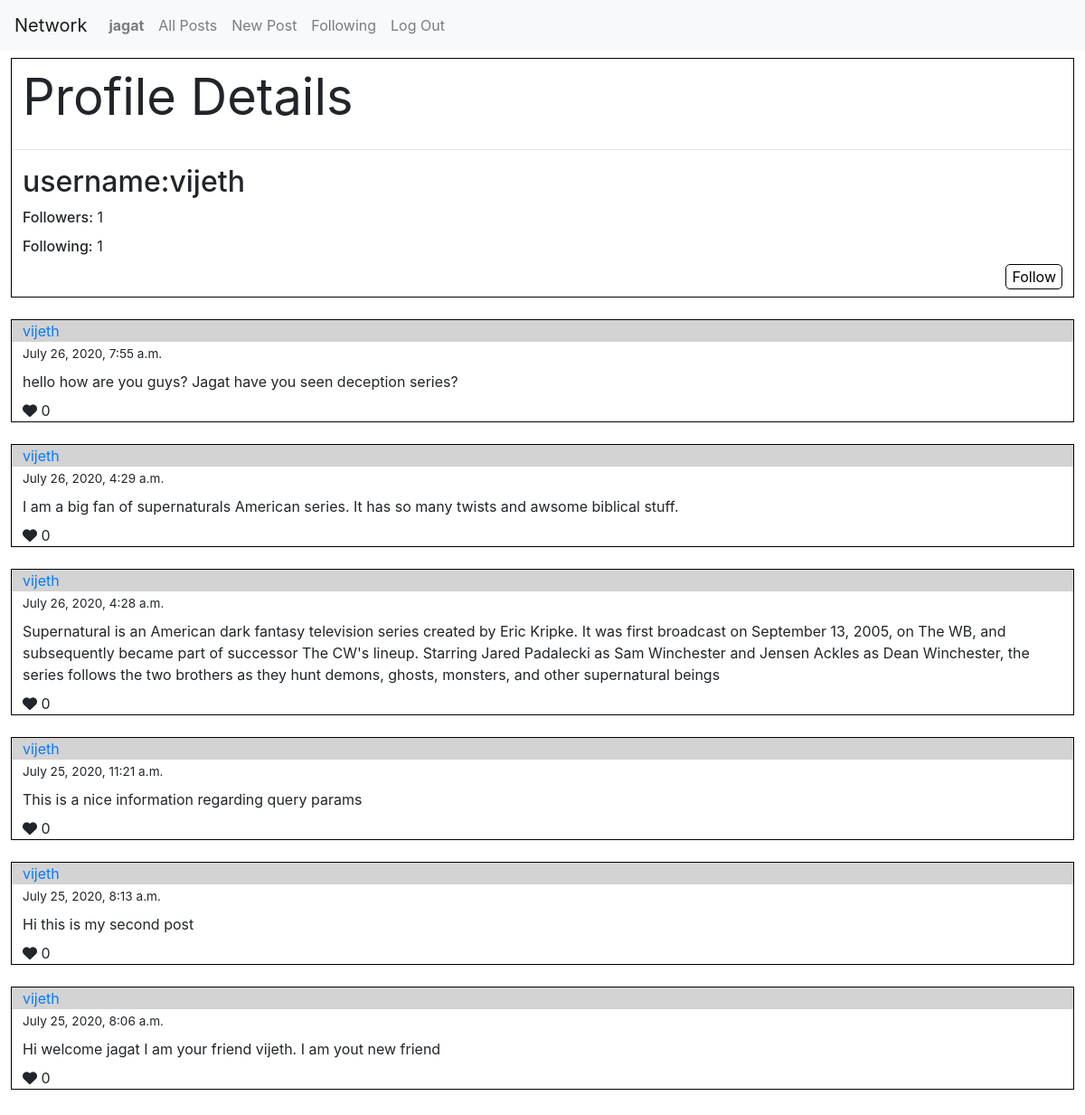
/posts/1 (signed in), run on the app's committed database.
### network/models.py (models this page shows, shortened)
class User(AbstractUser):
    pass
    followers = models.CharField(max_length=5000,default="")
    following = models.CharField(max_length=5000,default="")
    def countOfFollowers(self):
        return len(list(filter(None, self.followers.split(","))))
    def countOfFollowing(self):
        return len(list(filter(None,self.following.split(","))))

class Post(models.Model):
    text = models.CharField(max_length=5000)
    createdDate = models.DateTimeField()
    likes = models.IntegerField()
    likedpeople = models.CharField(max_length=5000,default="")
    user = models.ForeignKey(User, on_delete=models.CASCADE)

### network/views.py (the view)
# urls.py: path("posts/<str:username>",views.userprofile,name="userprofile"),
def userprofile(request,username):
    pages = Paginator(Post.objects.filter(user = username).order_by("-createdDate").all(),10)
    pageno = request.GET.get('page')
    if pageno is not None:
        posts= pages.get_page(pageno)
    else:
        posts = pages.get_page(1)
    return render(request,"network/index.html",{"posts":posts,"profile":posts[0].user})

### network/templates/network/index.html (shortened to what this page needs)
{% extends "network/layout.html" %}
{% load static %}
{% block body %}
    {% if profile.username %}
        <div style="width: 98%;
    border: 1px solid black;
    margin-top: 1vh;
    margin-bottom: 3vh;
    margin-left: 1vw;
    margin-right: 1vw;">
        <div style="font-size:7vh;padding-left:1vw">Profile Details</div>
        <hr>
        <h2 style = "padding-left:1vw">username:{{profile.username}}</h2>
        <label style="font-weight:500;padding-left:1vw">Followers:</label> <span> {{profile.countOfFollowers}}</span>
        <br>
        <label style="font-weight:500;padding-left:1vw">Following:</label> <span> {{profile.countOfFollowing}}</span>
        {% if user.is_authenticated %}
            {% if profile.username != user.username %}
                <div style="text-align:end">
                {% if user.username in  profile.followers%}
                    <button style="background-color:white;border:1px solid black;margin-right: 1vw;border-radius: 5px;margin-bottom: 1vh;" onclick="addOrRemoveFollowers('{{profile.username}}','unfollow')">UnFollow</button>
                {% else %}
                    <button style="background-color:white;border:1px solid black;margin-right: 1vw;border-radius: 5px;margin-bottom: 1vh;" onclick="addOrRemoveFollowers('{{profile.username}}','follow')">Follow</button>
                {% endif %}
                </div>
            {% endif %}
        {% endif %}
    </div>
    {% endif %}
    {% for  post in posts %}
        <div style="width: 98%;
    border: 1px solid black;
    margin-top: 1vh;
    margin-bottom: 3vh;
    margin-left: 1vw;
    margin-right: 1vw;">
            <div style="background-color: lightgrey;padding-left:1vw">
                <a href="/posts/{{post.user.id}}">{{post.user.username}}</a>
            </div>
            <span style="font-size:85%;padding-left:1vw;">{{post.createdDate}}</span>
            <br>
            <p style="padding-left: 1vw;padding-top: 1vh;margin-bottom: 1vh;" id="display{{post.id}}">{{post.text}}</p>
            {% if user.is_authenticated %}
                {% if request.user.username ==  post.user.username%}
                    <button style="background-color:white;border:1px solid black;margin-left: 1vw;border-radius: 5px;margin-bottom: 1vh;" id="edit{{post.id}}" onclick="displayedit({{post.id}})">Edit</button>
                {% else %}
                    {% if post.likes > 0 %}
                        <i id="likebutton{{post.id}}" style="padding-left:1vw;color:red" class="fa fa-heart" aria-hidden="true" onclick="increaselikes({{post.id}})"> </i> <span> {{post.likes}}</span>
                    {% else %}
                        <i id="likebutton{{post.id}}" style="padding-left:1vw" class="fa fa-heart" aria-hidden="true" onclick="increaselikes({{post.id}})"> </i> <span> {{post.likes}}</span>
                    {% endif %}
                {% endif %}
            {% else %}
                <span style="padding-left:1vw">likes : {{post.likes}}</span>
            {% endif %}
        </div>
    {% endfor %}
{% endblock %}

### network/templates/network/layout.html (shortened to what this page needs)
{% load static %}
<!DOCTYPE html>
<html lang="en">
    <head>
        <link rel="stylesheet" href="https://stackpath.bootstrapcdn.com/bootstrap/4.4.1/css/bootstrap.min.css">
        <link rel="stylesheet" href="https://cdnjs.cloudflare.com/ajax/libs/font-awesome/4.7.0/css/font-awesome.min.css">
        <link href="{% static 'network/styles.css' %}" rel="stylesheet">
    </head>
    <body>
        <nav class="navbar navbar-expand-lg navbar-light bg-light">
            <a class="navbar-brand" href="#">Network</a>
            <div>
              <ul class="navbar-nav mr-auto">
                {% if user.is_authenticated %}
                    <li class="nav-item">
                        <a class="nav-link" href="#"><strong>{{ user.username }}</strong></a>
                    </li>
                {% endif %}
                <li class="nav-item">
                  <a class="nav-link" href="{% url 'index' %}">All Posts</a>
                </li>
                {% if user.is_authenticated %}
                    <li class="nav-item">
                        <a class="nav-link" href="{% url 'new-post' %}">New Post</a>
                    </li>
                    <li class="nav-item">
                        <a class="nav-link" href="{% url 'followingposts' %}">Following</a>
                    </li>
                    <li class="nav-item">
                        <a class="nav-link" href="{% url 'logout' %}">Log Out</a>
                    </li>
                {% endif %}
              </ul>
            </div>
          </nav>
        <div class="body">
            {% block body %}
            {% endblock %}
        </div>
    </body>
</html>

### data on the page
User: username "jagat"
User: username "vijeth", countOfFollowers "1", countOfFollowing "1"
Post: user.username "vijeth", createdDate "July 26, 2020, 7:55 a.m.", text "hello how are you guys? Jagat have you seen deception series?", likes "0"
Post: user.username "vijeth", createdDate "July 26, 2020, 4:29 a.m.", text "I am a big fan of supernaturals American series. It has so many twists and awsome biblical stuff.", likes "0"
Post: user.username "vijeth", createdDate "July 26, 2020, 4:28 a.m.", text "Supernatural is an American dark fantasy television series created by Eric Kripke. It was first broadcast on September 13, 2005, on The WB, and subsequently became part of successor The CW's lineup. Starring Jared Padalecki as Sam Winchester and Jensen Ackles as Dean Winchester, the series follows the two brothers as they hunt demons, ghosts, monsters, and other supernatural beings", likes "0"
Post: user.username "vijeth", createdDate "July 25, 2020, 11:21 a.m.", text "This is a nice information regarding query params", likes "0"
Post: user.username "vijeth", createdDate "July 25, 2020, 8:13 a.m.", text "Hi this is my second post", likes "0"
Post: user.username "vijeth", createdDate "July 25, 2020, 8:06 a.m.", text "Hi welcome jagat I am your friend vijeth. I am yout new friend", likes "0"
